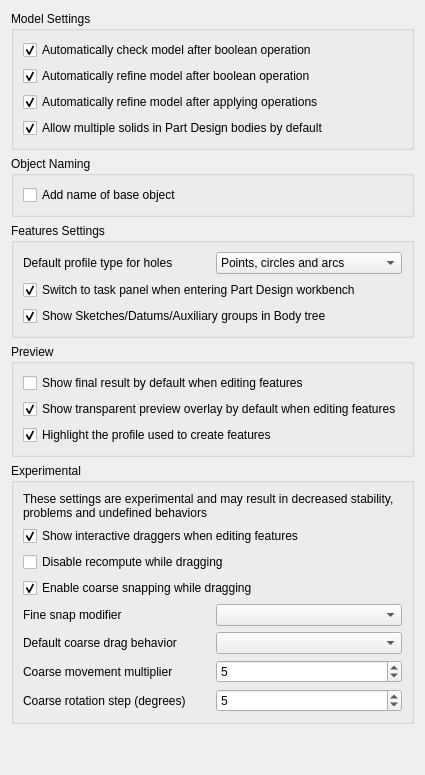
<?xml version="1.0" encoding="UTF-8"?>
<ui version="4.0">
 <class>PartGui::DlgSettingsGeneral</class>
 <widget class="QWidget" name="PartGui::DlgSettingsGeneral">
  <property name="minimumSize">
   <size>
    <width>400</width>
    <height>500</height>
   </size>
  </property>
  <property name="windowTitle">
   <string>General</string>
  </property>
  <layout class="QVBoxLayout" name="verticalLayout">
   <item>
    <widget class="QGroupBox" name="groupBox_2">
     <property name="title">
      <string>Model Settings</string>
     </property>
     <layout class="QGridLayout" name="gridLayout">
      <item row="0" column="0">
       <widget class="Gui::PrefCheckBox" name="checkBooleanCheck">
        <property name="sizePolicy">
         <sizepolicy hsizetype="Preferred" vsizetype="Fixed">
          <horstretch>0</horstretch>
          <verstretch>0</verstretch>
         </sizepolicy>
        </property>
        <property name="text">
         <string>Automatically check model after boolean operation</string>
        </property>
        <property name="toolTip">
         <string>Validates the geometry (BRep) after every boolean operation to detect errors. Note: This may slow down performance on complex models.</string>
        </property>
        <property name="checked">
         <bool>true</bool>
        </property>
        <property name="prefEntry" stdset="0">
         <cstring>CheckModel</cstring>
        </property>
        <property name="prefPath" stdset="0">
         <cstring>Mod/Part/Boolean</cstring>
        </property>
       </widget>
      </item>
      <item row="1" column="0">
       <widget class="Gui::PrefCheckBox" name="checkBooleanRefine">
        <property name="sizePolicy">
         <sizepolicy hsizetype="Preferred" vsizetype="Fixed">
          <horstretch>0</horstretch>
          <verstretch>0</verstretch>
         </sizepolicy>
        </property>
        <property name="text">
         <string>Automatically refine model after boolean operation</string>
        </property>
        <property name="toolTip">
         <string>Automatically cleans up the shape after boolean operations by removing redundant coplanar edges and merging adjacent faces</string>
        </property>
        <property name="checked">
         <bool>true</bool>
        </property>
        <property name="prefEntry" stdset="0">
         <cstring>RefineModel</cstring>
        </property>
        <property name="prefPath" stdset="0">
         <cstring>Mod/Part/Boolean</cstring>
        </property>
       </widget>
      </item>
      <item row="2" column="0">
       <widget class="Gui::PrefCheckBox" name="checkSketchBaseRefine">
        <property name="sizePolicy">
         <sizepolicy hsizetype="Preferred" vsizetype="Fixed">
          <horstretch>0</horstretch>
          <verstretch>0</verstretch>
         </sizepolicy>
        </property>
        <property name="text">
         <string>Automatically refine model after applying operations</string>
        </property>
        <property name="toolTip">
         <string>Automatically runs a refinement pass after creating Part Design features to remove unnecessary edges and clean up the geometry</string>
        </property>
        <property name="checked">
         <bool>true</bool>
        </property>
        <property name="prefEntry" stdset="0">
         <cstring>RefineModel</cstring>
        </property>
        <property name="prefPath" stdset="0">
         <cstring>Mod/PartDesign</cstring>
        </property>
       </widget>
      </item>
      <item row="3" column="0">
       <widget class="Gui::PrefCheckBox" name="checkAllowCompoundBody">
        <property name="sizePolicy">
         <sizepolicy hsizetype="Preferred" vsizetype="Fixed">
          <horstretch>0</horstretch>
          <verstretch>0</verstretch>
         </sizepolicy>
        </property>
        <property name="text">
         <string>Allow multiple solids in Part Design bodies by default</string>
        </property>
        <property name="toolTip">
         <string>Sets new bodies to allow multiple disconnected solids (compounds). If unchecked, a body is strictly limited to a single contiguous solid.</string>
        </property>
        <property name="checked">
         <bool>true</bool>
        </property>
        <property name="prefEntry" stdset="0">
         <cstring>AllowCompoundDefault</cstring>
        </property>
        <property name="prefPath" stdset="0">
         <cstring>Mod/PartDesign</cstring>
        </property>
       </widget>
      </item>
     </layout>
    </widget>
   </item>
   <item>
    <widget class="QGroupBox" name="groupBox_3">
     <property name="enabled">
      <bool>true</bool>
     </property>
     <property name="visible">
      <bool>false</bool>
     </property>
     <property name="title">
      <string>Object Naming</string>
     </property>
     <layout class="QGridLayout" name="gridLayout_2">
      <item row="0" column="0">
       <widget class="Gui::PrefCheckBox" name="checkObjectNaming">
        <property name="sizePolicy">
         <sizepolicy hsizetype="Preferred" vsizetype="Fixed">
          <horstretch>0</horstretch>
          <verstretch>0</verstretch>
         </sizepolicy>
        </property>
        <property name="toolTip">
         <string>Currently not implemented: this option does not yet modify automatically generated Part feature names</string>
        </property>
        <property name="text">
         <string>Add name of base object</string>
        </property>
        <property name="prefEntry" stdset="0">
         <cstring>AddBaseObjectName</cstring>
        </property>
        <property name="prefPath" stdset="0">
         <cstring>Mod/Part</cstring>
        </property>
       </widget>
      </item>
     </layout>
    </widget>
   </item>
   <item>
    <widget class="QGroupBox" name="groupBox">
     <property name="title">
      <string>Features Settings</string>
     </property>
     <layout class="QVBoxLayout" name="verticalLayout_4">
      <item>
       <layout class="QHBoxLayout" name="horizontalLayout_2">
        <item>
         <widget class="QLabel" name="label">
          <property name="sizePolicy">
           <sizepolicy hsizetype="Preferred" vsizetype="Preferred">
            <horstretch>0</horstretch>
            <verstretch>0</verstretch>
           </sizepolicy>
          </property>
          <property name="toolTip">
           <string>Specifies which profile geometry types are accepted by the Part Design Hole feature</string>
          </property>
          <property name="text">
           <string>Default profile type for holes</string>
          </property>
         </widget>
        </item>
        <item>
         <widget class="Gui::PrefComboBox" name="comboDefaultProfileTypeForHole">
          <property name="sizePolicy">
           <sizepolicy hsizetype="Preferred" vsizetype="Fixed">
            <horstretch>0</horstretch>
            <verstretch>0</verstretch>
           </sizepolicy>
          </property>
          <property name="toolTip">
           <string>Specifies which sketch elements (points, circles, or arcs) the Hole tool should automatically detect and use as hole centers</string>
          </property>
          <property name="currentIndex">
           <number>1</number>
          </property>
          <property name="prefEntry" stdset="0">
           <cstring>defaultBaseTypeHole</cstring>
          </property>
          <property name="prefPath" stdset="0">
           <cstring>Mod/PartDesign</cstring>
          </property>
          <item>
           <property name="text">
            <string>Circles and arcs</string>
           </property>
          </item>
          <item>
           <property name="text">
            <string>Points, circles and arcs</string>
           </property>
          </item>
          <item>
           <property name="text">
            <string>Points</string>
           </property>
          </item>
         </widget>
        </item>
       </layout>
      </item>
      <item>
       <widget class="Gui::PrefCheckBox" name="checkSwitchToTask">
        <property name="sizePolicy">
         <sizepolicy hsizetype="Preferred" vsizetype="Fixed">
          <horstretch>0</horstretch>
          <verstretch>0</verstretch>
         </sizepolicy>
        </property>
        <property name="toolTip">
         <string>Automatically switch to the task panel when the Part Design workbench is activated</string>
        </property>
        <property name="text">
         <string>Switch to task panel when entering Part Design workbench</string>
        </property>
        <property name="checked">
         <bool>true</bool>
        </property>
        <property name="prefEntry" stdset="0">
         <cstring>SwitchToTask</cstring>
        </property>
        <property name="prefPath" stdset="0">
         <cstring>Mod/PartDesign</cstring>
        </property>
       </widget>
      </item>
      <item>
       <widget class="Gui::PrefCheckBox" name="checkShowBodyAutoGroups">
        <property name="sizePolicy">
         <sizepolicy hsizetype="Preferred" vsizetype="Fixed">
          <horstretch>0</horstretch>
          <verstretch>0</verstretch>
         </sizepolicy>
        </property>
        <property name="text">
         <string>Show Sketches/Datums/Auxiliary groups in Body tree</string>
        </property>
        <property name="checked">
         <bool>true</bool>
        </property>
        <property name="prefEntry" stdset="0">
         <cstring>ShowBodyAutoGroups</cstring>
        </property>
        <property name="prefPath" stdset="0">
         <cstring>Mod/PartDesign</cstring>
        </property>
       </widget>
      </item>
     </layout>
    </widget>
   </item>
   <item>
    <widget class="QGroupBox" name="groupBoxPreview">
     <property name="title">
      <string>Preview</string>
     </property>
     <layout class="QVBoxLayout" name="verticalLayout_31">
      <item>
       <widget class="Gui::PrefCheckBox" name="checkShowFinalPreview">
        <property name="sizePolicy">
         <sizepolicy hsizetype="Preferred" vsizetype="Fixed">
          <horstretch>0</horstretch>
          <verstretch>0</verstretch>
         </sizepolicy>
        </property>
        <property name="text">
         <string>Show final result by default when editing features</string>
        </property>
        <property name="toolTip">
         <string>Displays the fully computed model in the 3D view while editing a feature, showing the final context rather than just the isolated feature</string>
        </property>
        <property name="prefEntry" stdset="0">
         <cstring>ShowFinal</cstring>
        </property>
        <property name="prefPath" stdset="0">
         <cstring>Mod/PartDesign/Preview</cstring>
        </property>
       </widget>
      </item>
      <item>
       <widget class="Gui::PrefCheckBox" name="checkShowTransparentPreview">
        <property name="sizePolicy">
         <sizepolicy hsizetype="Preferred" vsizetype="Fixed">
          <horstretch>0</horstretch>
          <verstretch>0</verstretch>
         </sizepolicy>
        </property>
        <property name="text">
         <string>Show transparent preview overlay by default when editing features</string>
        </property>
        <property name="toolTip">
         <string>Overlays a semi-transparent preview of the result while editing features to visualize changes before they are applied</string>
        </property>
        <property name="checked">
         <bool>true</bool>
        </property>
        <property name="prefEntry" stdset="0">
         <cstring>ShowTransparentPreview</cstring>
        </property>
        <property name="prefPath" stdset="0">
         <cstring>Mod/PartDesign/Preview</cstring>
        </property>
       </widget>
      </item>
      <item>
       <widget class="Gui::PrefCheckBox" name="checkShowProfilePreview">
        <property name="sizePolicy">
         <sizepolicy hsizetype="Preferred" vsizetype="Fixed">
          <horstretch>0</horstretch>
          <verstretch>0</verstretch>
         </sizepolicy>
        </property>
        <property name="text">
         <string>Highlight the profile used to create features</string>
        </property>
        <property name="toolTip">
         <string>Visually highlights the source sketch or geometry used to generate the feature currently being edited</string>
        </property>
        <property name="checked">
         <bool>true</bool>
        </property>
        <property name="prefEntry" stdset="0">
         <cstring>ShowProfilePreview</cstring>
        </property>
        <property name="prefPath" stdset="0">
         <cstring>Mod/PartDesign/Preview</cstring>
        </property>
       </widget>
      </item>
     </layout>
    </widget>
   </item>
   <item>
    <widget class="QGroupBox" name="groupBoxExperimental">
     <property name="title">
      <string>Experimental</string>
     </property>
     <layout class="QVBoxLayout" name="verticalLayout_2">
      <item>
       <widget class="QLabel" name="warningLabel">
        <property name="text">
         <string>These settings are experimental and may result in decreased stability, problems and undefined behaviors</string>
        </property>
        <property name="wordWrap">
         <bool>true</bool>
        </property>
       </widget>
      </item>
      <item>
       <widget class="Gui::PrefCheckBox" name="enableGizmos">
        <property name="sizePolicy">
         <sizepolicy hsizetype="Preferred" vsizetype="Fixed">
          <horstretch>0</horstretch>
          <verstretch>0</verstretch>
         </sizepolicy>
        </property>
        <property name="text">
         <string>Show interactive draggers when editing features</string>
        </property>
        <property name="toolTip">
         <string>Enables on-screen handles (draggers) in the 3D view for interactively modifying dimensions and parameters of the feature being edited by dragging</string>
        </property>
        <property name="checked">
         <bool>true</bool>
        </property>
        <property name="prefEntry" stdset="0">
         <cstring>EnableGizmos</cstring>
        </property>
        <property name="prefPath" stdset="0">
         <cstring>Gui/Gizmos</cstring>
        </property>
       </widget>
      </item>
      <item>
       <widget class="Gui::PrefCheckBox" name="delayedGizmoUpdate">
        <property name="sizePolicy">
         <sizepolicy hsizetype="Preferred" vsizetype="Fixed">
          <horstretch>0</horstretch>
          <verstretch>0</verstretch>
         </sizepolicy>
        </property>
        <property name="text">
         <string>Disable recompute while dragging</string>
        </property>
        <property name="toolTip">
         <string>Prevents the model from recalculating while manipulating draggers. The shape updates only after release of the mouse button.</string>
        </property>
        <property name="prefEntry" stdset="0">
         <cstring>DelayedGizmoUpdate</cstring>
        </property>
        <property name="prefPath" stdset="0">
         <cstring>Gui/Gizmos</cstring>
        </property>
       </widget>
      </item>
      <item>
       <widget class="Gui::PrefCheckBox" name="enableCoarseSnap">
        <property name="text">
         <string>Enable coarse snapping while dragging</string>
        </property>
        <property name="checked">
         <bool>true</bool>
        </property>
        <property name="prefEntry" stdset="0">
         <cstring>EnableCoarseSnap</cstring>
        </property>
        <property name="prefPath" stdset="0">
         <cstring>Gui/Gizmos</cstring>
        </property>
       </widget>
      </item>
      <item>
       <layout class="QHBoxLayout" name="horizontalLayoutFineSnapModifier">
        <item>
         <widget class="QLabel" name="labelFineSnapModifier">
          <property name="text">
           <string>Fine snap modifier</string>
          </property>
         </widget>
        </item>
        <item>
         <widget class="Gui::PrefComboBox" name="fineSnapModifier">
          <property name="prefEntry" stdset="0">
           <cstring>FineSnapModifier</cstring>
          </property>
          <property name="prefPath" stdset="0">
           <cstring>Gui/Gizmos</cstring>
          </property>
          <property name="prefType" stdset="0">
           <number>0</number>
          </property>
         </widget>
        </item>
       </layout>
      </item>
      <item>
       <layout class="QHBoxLayout" name="horizontalLayoutDefaultCoarseDragBehavior">
        <item>
         <widget class="QLabel" name="labelDefaultCoarseDragBehavior">
          <property name="text">
           <string>Default coarse drag behavior</string>
          </property>
         </widget>
        </item>
        <item>
         <widget class="Gui::PrefComboBox" name="defaultCoarseDragBehavior">
          <property name="toolTip">
           <string>Determines whether the drag is coarse or fine without holding the modifier key</string>
          </property>
          <property name="prefEntry" stdset="0">
           <cstring>DefaultCoarseDragBehavior</cstring>
          </property>
          <property name="prefPath" stdset="0">
           <cstring>Gui/Gizmos</cstring>
          </property>
          <property name="prefType" stdset="0">
           <number>0</number>
          </property>
         </widget>
        </item>
       </layout>
      </item>
      <item>
       <layout class="QHBoxLayout" name="horizontalLayoutCoarseLinearSnapMultiplier">
        <item>
         <widget class="QLabel" name="labelCoarseLinearSnapMultiplier">
          <property name="text">
           <string>Coarse movement multiplier</string>
          </property>
         </widget>
        </item>
        <item>
         <widget class="Gui::PrefSpinBox" name="coarseLinearSnapMultiplier">
          <property name="minimum">
           <number>1</number>
          </property>
          <property name="maximum">
           <number>100</number>
          </property>
          <property name="value">
           <number>5</number>
          </property>
          <property name="prefEntry" stdset="0">
           <cstring>CoarseLinearSnapMultiplier</cstring>
          </property>
          <property name="prefPath" stdset="0">
           <cstring>Gui/Gizmos</cstring>
          </property>
         </widget>
        </item>
       </layout>
      </item>
      <item>
       <layout class="QHBoxLayout" name="horizontalLayoutCoarseRotationSnapMultiplier">
        <item>
         <widget class="QLabel" name="labelCoarseRotationSnapMultiplier">
          <property name="text">
           <string>Coarse rotation step (degrees)</string>
          </property>
         </widget>
        </item>
        <item>
         <widget class="Gui::PrefSpinBox" name="coarseRotationSnapMultiplier">
          <property name="minimum">
           <number>1</number>
          </property>
          <property name="maximum">
           <number>100</number>
          </property>
          <property name="value">
           <number>5</number>
          </property>
          <property name="prefEntry" stdset="0">
           <cstring>CoarseRotationSnapMultiplier</cstring>
          </property>
          <property name="prefPath" stdset="0">
           <cstring>Gui/Gizmos</cstring>
          </property>
         </widget>
        </item>
       </layout>
      </item>
     </layout>
    </widget>
   </item>
   <item>
    <spacer>
     <property name="orientation">
      <enum>Qt::Orientation::Vertical</enum>
     </property>
     <property name="sizeHint" stdset="0">
      <size>
       <width>20</width>
       <height>40</height>
      </size>
     </property>
    </spacer>
   </item>
  </layout>
 </widget>
 <customwidgets>
  <customwidget>
   <class>Gui::PrefCheckBox</class>
   <extends>QCheckBox</extends>
   <header>Gui/PrefWidgets.h</header>
  </customwidget>
  <customwidget>
   <class>Gui::PrefComboBox</class>
   <extends>QComboBox</extends>
   <header>Gui/PrefWidgets.h</header>
  </customwidget>
  <customwidget>
   <class>Gui::PrefSpinBox</class>
   <extends>QSpinBox</extends>
   <header>Gui/PrefWidgets.h</header>
  </customwidget>
 </customwidgets>
 <resources/>
 <connections/>
</ui>
